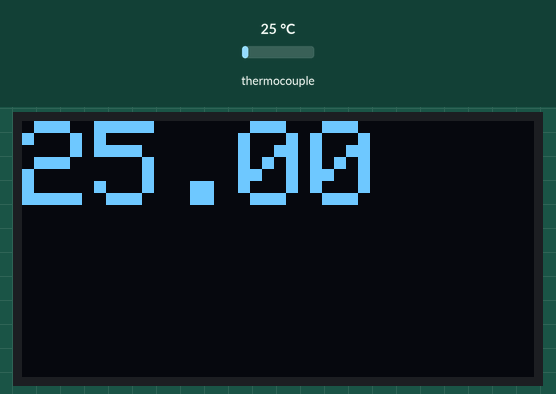
This sketch was run on a simulated Arduino Uno, built with avr-gcc and run on an emulated ATmega328P. Parts: 128×64 one-colour display. The inputs (shaded band) are chosen by the test bench; at power-on: thermocouple 25 °C.

Above: at 1.8 s.
1.9 s: thermocouple set to 6 °C
At 2.8 s:
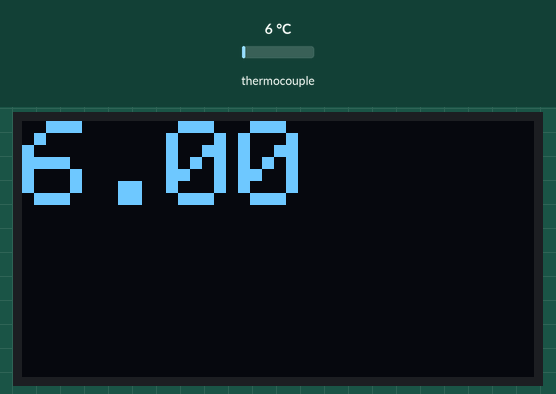
3.6 s: thermocouple set to 75 °C
At 5.1 s:
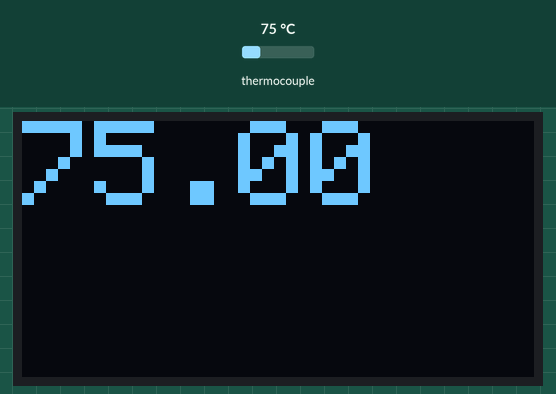
5.6 s: thermocouple set to 150 °C
At 7.5 s:
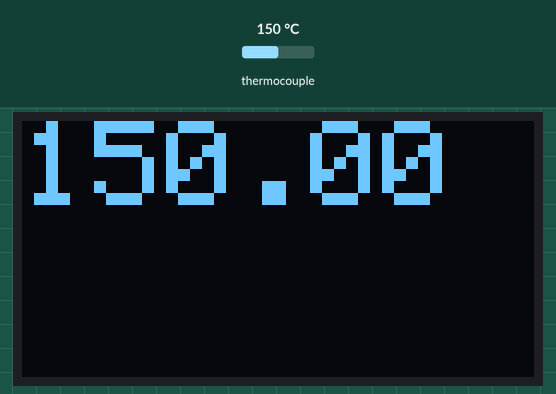
Timing chart, 0 to 9.0 s (numbered marks = the images above; inputs shaded):
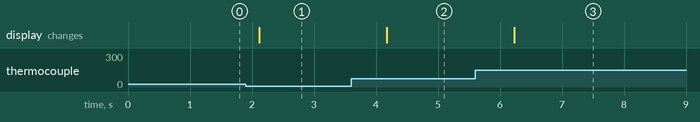

Measured:
- after the input at 1.9 s, the display: changes after 0.21 s (image 1)
- after the input at 3.6 s, the display: changes after 0.57 s (image 2)
- after the input at 5.6 s, the display: changes after 0.63 s (image 3)

The sketch:

Espresso_Temp_OLED1306_MAX6675.ino
```cpp
#include <SPI.h>
#include <Wire.h>  // for I2C protocol

#include <Adafruit_Sensor.h> // for 128x64 I2C OLED screen
#include <Adafruit_SSD1306.h> // for 128x64 I2C OLED screen
#include <max6675.h> // for thermocouple

// Define OLED Properties
#define SCREEN_WIDTH 128 // OLED display width, in pixels
#define SCREEN_HEIGHT 64 // OLED display height, in pixels

#define OLED_RESET     4 // Reset pin # (or -1 if sharing Arduino reset pin)

// Declaration for an SSD1306 display connected to I2C (SDA, SCL pins)
Adafruit_SSD1306 display(SCREEN_WIDTH, SCREEN_HEIGHT, &Wire, OLED_RESET);

#define thermo_pin_SO 4 //SO
#define thermo_pin_CS 5 //CS
#define thermo_pin_CLK 6 //SCK

// Instantiate thermocouple object as 'thermocouple' connected to SPI pins(CLK, CS, SO)
MAX6675 thermocouple(thermo_pin_CLK, thermo_pin_CS, thermo_pin_SO);

void setup() {
  // put your setup code here, to run once:
  Serial.begin(9600);

  // SSD1306_SWITCHCAPVCC = generate display voltage from 3.3V internally
  if (!display.begin(SSD1306_SWITCHCAPVCC, 0x3C)) { // Address 0x3D for 128x64
    Serial.println(F("SSD1306 allocation failed"));
    for (;;); // Don't proceed, loop forever
  }

  // Clear the buffer
  display.clearDisplay();
}
void loop() {
  display.clearDisplay();
  float t = thermocouple.readCelsius();

  display.setTextSize(3);      // Normal 1:1 pixel scale
  display.setTextColor(WHITE); // Draw white text
  display.setCursor(0, 0);     // Start at top-left corner
  display.cp437(true);         // Use full 256 char 'Code Page 437' font

  if (isnan(t)) {
    display.println("NO TEMP");
    display.display();
  }
  else{
    display.println(t);
    display.display();
  }

  delay(1000);
}
```
